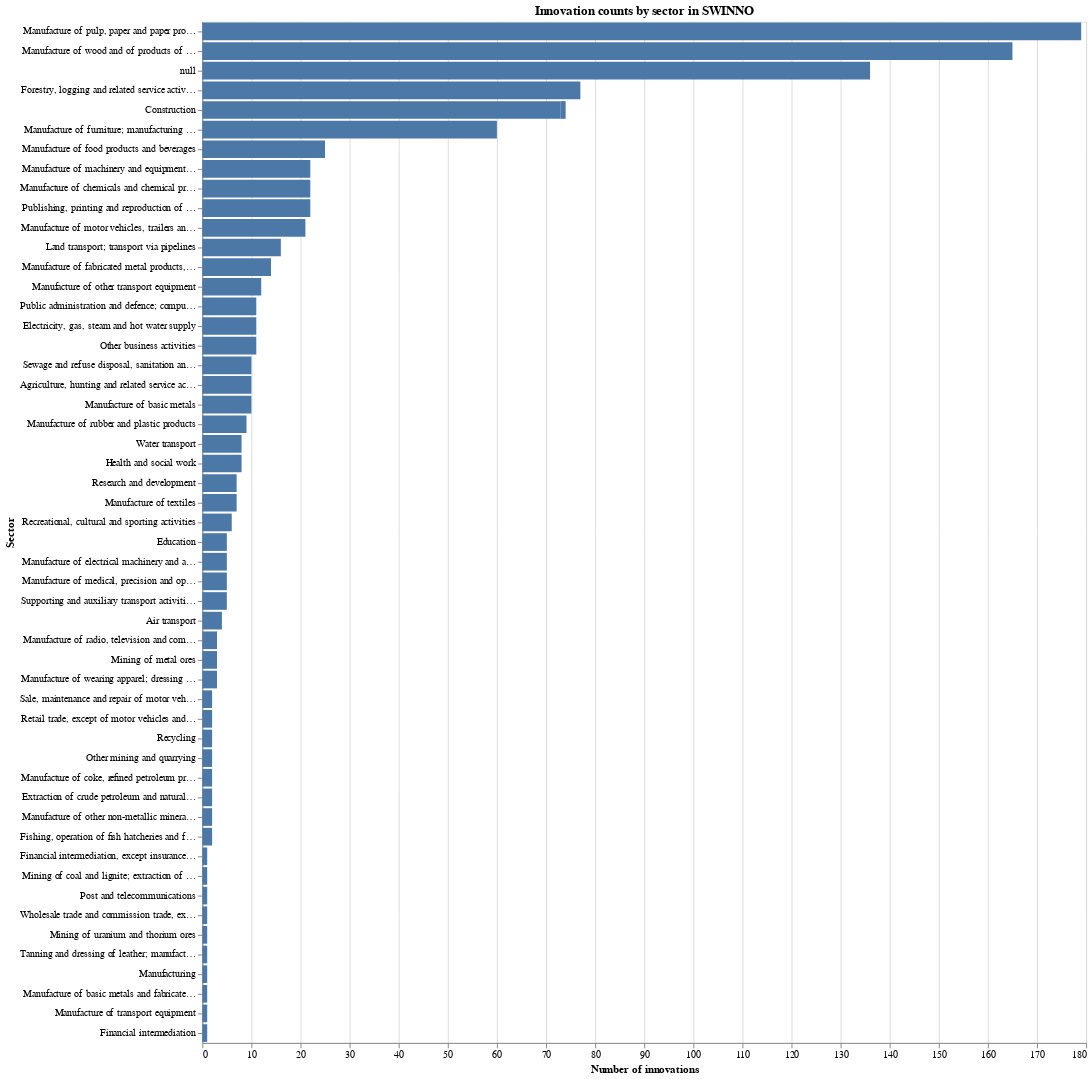

Write notebook code for a chart like this one.
### Code cell
# | include: false


def plot_innovation_counts_by_sector(df, title):
    df = df.copy()
    df["sector"] = df["use_sector"].astype(str).str[:2]
    df = (
        df.groupby("sector")
        .nunique()["sinno_id"]
        .sort_values(ascending=False)
        .reset_index()
    )
    df = df.rename(columns={"sinno_id": "count"})
    df = df.join(sni_codes.set_index("use_sector"), on="sector", how="left")
    df = df[["count", "sector", "label"]]

    chart = (
        alt.Chart(df)
        .mark_bar()
        .encode(
            x=alt.X("count:Q", title="Number of innovations"),
            y=alt.Y("label:N", title="Sector", sort="-x"),
            tooltip=["count"],
        )
        .properties(title=title, width=900)
    )

    return chart


plot_innovation_counts_by_sector(bioeconomy, "Innovation counts by sector in SWINNO")

### Figure 1 — Vega-Lite specification as saved in the notebook (floating-point values rounded to 4 significant figures)
{"config": {"view": {"continuousWidth": 400, "continuousHeight": 300}}, "data": {"name": "data-75a26616aa2c8f94a2297c03f80eeab3"}, "mark": "bar", "encoding": {"tooltip": [{"field": "count", "type": "quantitative"}], "x": {"field": "count", "title": "Number of innovations", "type": "quantitative"}, "y": {"field": "label", "sort": "-x", "title": "Sector", "type": "nominal"}}, "title": "Innovation counts by sector in SWINNO", "width": 900, "$schema": "https://vega.github.io/schema/vega-lite/v4.17.0.json", "datasets": {"data-75a26616aa2c8f94a2297c03f80eeab3": [{"count": 179, "sector": "21", "label": "Manufacture of pulp, paper and paper products"}, {"count": 165, "sector": "20", "label": "Manufacture of wood and of products of wood and cork, except furniture; manufacture of articles of straw and plaiting materials"}, {"count": 136, "sector": "-1", "label": null}, {"count": 77, "sector": "02", "label": "Forestry, logging and related service activities"}, {"count": 73, "sector": "45", "label": "Construction"}, {"count": 60, "sector": "36", "label": "Manufacture of furniture; manufacturing n.e.c."}, {"count": 25, "sector": "15", "label": "Manufacture of food products and beverages"}, {"count": 22, "sector": "29", "label": "Manufacture of machinery and equipment n.e.c."}, {"count": 22, "sector": "24", "label": "Manufacture of chemicals and chemical products"}, {"count": 22, "sector": "22", "label": "Publishing, printing and reproduction of recorded media"}, {"count": 21, "sector": "34", "label": "Manufacture of motor vehicles, trailers and semi-trailers"}, {"count": 16, "sector": "60", "label": "Land transport; transport via pipelines"}, {"count": 14, "sector": "28", "label": "Manufacture of fabricated metal products, except machinery and equipment"}, {"count": 12, "sector": "35", "label": "Manufacture of other transport equipment"}, {"count": 11, "sector": "75", "label": "Public administration and defence; compulsory social security"}, {"count": 11, "sector": "40", "label": "Electricity, gas, steam and hot water supply"}, {"count": 11, "sector": "74", "label": "Other business activities"}, {"count": 10, "sector": "90", "label": "Sewage and refuse disposal, sanitation and similar activities"}, {"count": 10, "sector": "01", "label": "Agriculture, hunting and related service activities"}, {"count": 10, "sector": "27", "label": "Manufacture of basic metals"}, {"count": 9, "sector": "25", "label": "Manufacture of rubber and plastic products"}, {"count": 8, "sector": "61", "label": "Water transport"}, {"count": 8, "sector": "85", "label": "Health and social work"}, {"count": 7, "sector": "73", "label": "Research and development"}, {"count": 7, "sector": "17", "label": "Manufacture of textiles"}, {"count": 6, "sector": "92", "label": "Recreational, cultural and sporting activities"}, {"count": 5, "sector": "80", "label": "Education"}, {"count": 5, "sector": "31", "label": "Manufacture of electrical machinery and apparatus n.e.c."}, {"count": 5, "sector": "33", "label": "Manufacture of medical, precision and optical instruments, watches and clocks"}, {"count": 5, "sector": "63", "label": "Supporting and auxiliary transport activities; activities of travel agencies"}, {"count": 4, "sector": "62", "label": "Air transport"}, {"count": 3, "sector": "32", "label": "Manufacture of radio, television and communication equipment and apparatus"}, {"count": 3, "sector": "13", "label": "Mining of metal ores"}, {"count": 3, "sector": "18", "label": "Manufacture of wearing apparel; dressing and dyeing of fur"}, {"count": 2, "sector": "50", "label": "Sale, maintenance and repair of motor vehicles and motorcycles; retail sale of automotive fuel"}, {"count": 2, "sector": "52", "label": "Retail trade, except of motor vehicles and motorcycles; repair of personal and household goods"}, {"count": 2, "sector": "37", "label": "Recycling"}, {"count": 2, "sector": "14", "label": "Other mining and quarrying"}, {"count": 2, "sector": "23", "label": "Manufacture of coke, refined petroleum products and nuclear fuel"}, {"count": 2, "sector": "11", "label": "Extraction of crude petroleum and natural gas; service activities incidental to oil and gas extraction excluding surveying"}, {"count": 2, "sector": "26", "label": "Manufacture of other non-metallic mineral products"}, {"count": 2, "sector": "05", "label": "Fishing, operation of fish hatcheries and fish farms; service activities incidental to fishing"}, {"count": 1, "sector": "65", "label": "Financial intermediation, except insurance and pension funding"}, {"count": 1, "sector": "10", "label": "Mining of coal and lignite; extraction of peat"}, {"count": 1, "sector": "64", "label": "Post and telecommunications"}, {"count": 1, "sector": "51", "label": "Wholesale trade and commission trade, except of motor vehicles and motorcycles"}, {"count": 1, "sector": "12", "label": "Mining of uranium and thorium ores"}, {"count": 1, "sector": "19", "label": "Tanning and dressing of leather; manufacture of luggage, handbags, saddlery, harness and footwear"}, {"count": 1, "sector": "D", "label": "Manufacturing"}, {"count": 1, "sector": "DJ", "label": "Manufacture of basic metals and fabricated metal products"}, {"count": 1, "sector": "DM", "label": "Manufacture of transport equipment"}, {"count": 1, "sector": "F", "label": "Construction"}, {"count": 1, "sector": "J", "label": "Financial intermediation"}]}}
